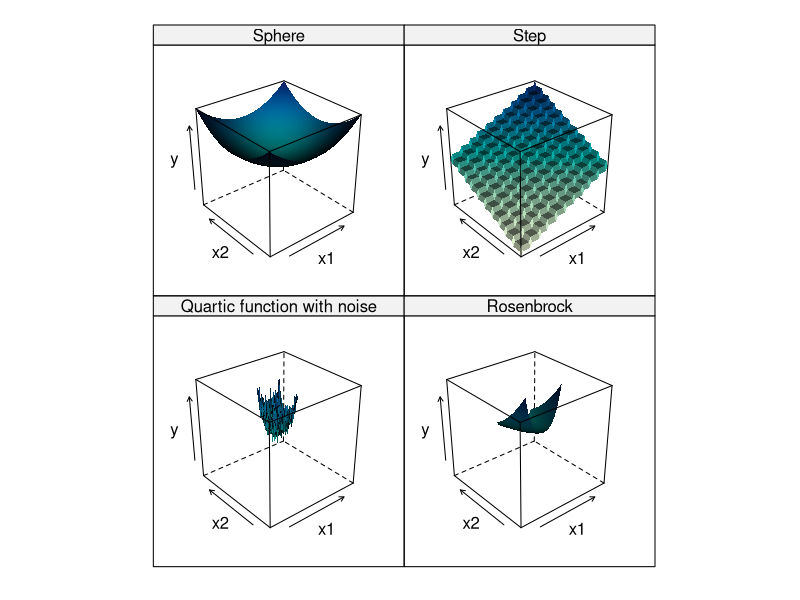

The R script that drew this image: (Note: a time limit stopped this script after it produced the figure.)
#!/usr/bin/Rscript --vanilla

library(lattice, verbose=FALSE)

data <- data.frame(x1=NULL, x2=NULL, y=NULL, label=NULL)

sphere <- function(data=data) {
	return(data$x1^2+data$x2^2)
}

rosenbrock <- function(data=data) {
	return((1-data$x1)^2 + 100 * (data$x2-(data$x1)^2)^2)
}

step <- function(data=data) {
	return(floor(data$x1) + floor(data$x2))
}

quartic <- function(data=data) {
	return((data$x1^4+2*data$x2^4)+rnorm(length(data$x1),0,1))
}

######
# Esfera
#####
x1 <- seq(from=-5.12, to=5.12, length=50)
x2 <- seq(from=-5.12, to=5.12, length=50)
g <- expand.grid(x1=x1, x2=x2)

g$label <- rep("Sphere", length(g))
g$y <- sphere(data=g)
g$y <- g$y/max(g$y)
data <- rbind(data, g)

g <- NULL
x1 <- NULL
x2 <- NULL

# Rosenbrock
x1 <- seq(from=-2.048, to=2.048, length=50)
x2 <- seq(from=-2.048, to=2.048, length=50)
g <- expand.grid(x1=x1, x2=x2)

g$label <- rep("Rosenbrock", length(g))
g$y <- rosenbrock(data=g)
g$y <- g$y/max(g$y)

data <- rbind(data, g)
g <- NULL
x1 <- NULL
x2 <- NULL

# Step
x1 <- seq(from=-5.12, to=5.12, length=50)
x2 <- seq(from=-5.12, to=5.12, length=50)
g <- expand.grid(x1=x1, x2=x2)

g$label <- rep("Step", length(g))
g$y <- step(data=g)
g$y <- g$y/max(g$y)

data <- rbind(data, g)
g <- NULL
x1 <- NULL
x2 <- NULL


# Quartic
x1 <- seq(from=-1.28, to=1.28, length=50)
x2 <- seq(from=-1.28, to=1.28, length=50)
g <- expand.grid(x1=x1, x2=x2)

g$label <- rep("Quartic function with noise", length(g))
g$y <- quartic(data=g)
g$y <- g$y/max(g$y)

data <- rbind(data, g)
g <- NULL
x1 <- NULL
x2 <- NULL

#print(g)
x11()
#wireframe(y ~ x1 + x2 | label, data=data, zlim=c(-10,20), shade=TRUE, scales=list(relation="free",arrows=FALSE))

myprepanel <- function( ...) {
	return(lattice.getOption("prepanel.default.wireframe"))
}

wireframe(y ~ x1 + x2 | label, data=data, 
	scales=list(relation="free"), shade=TRUE,
	prepanel = myprepanel())
##wireframe(E ~ mu + sigma | m, data=g, shade=TRUE, scales = list(arrows=FALSE))
dev.copy2eps(file="../figs/deJong.eps");
while (1) Sys.sleep(10)
